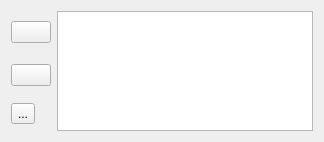
        <widget class="QWidget" name="widget" native="true">
         <property name="sizePolicy">
          <sizepolicy hsizetype="Preferred" vsizetype="Expanding">
           <horstretch>0</horstretch>
           <verstretch>0</verstretch>
          </sizepolicy>
         </property>
         <property name="minimumSize">
          <size>
           <width>0</width>
           <height>0</height>
          </size>
         </property>
         <property name="maximumSize">
          <size>
           <width>16777215</width>
           <height>16777215</height>
          </size>
         </property>
         <layout class="QGridLayout" name="gridLayout">
          <property name="sizeConstraint">
           <enum>QLayout::SetDefaultConstraint</enum>
          </property>
          <item row="0" column="2" rowspan="3">
           <widget class="QListWidget" name="routing_fromline_list">
            <property name="sizePolicy">
             <sizepolicy hsizetype="Preferred" vsizetype="Fixed">
              <horstretch>0</horstretch>
              <verstretch>0</verstretch>
             </sizepolicy>
            </property>
            <property name="minimumSize">
             <size>
              <width>0</width>
              <height>0</height>
             </size>
            </property>
            <property name="maximumSize">
             <size>
              <width>16777215</width>
              <height>120</height>
             </size>
            </property>
            <property name="toolTip">
             <string>Select waypoints from the map!</string>
            </property>
            <property name="frameShadow">
             <enum>QFrame::Sunken</enum>
            </property>
            <property name="selectionMode">
             <enum>QAbstractItemView::MultiSelection</enum>
            </property>
            <property name="resizeMode">
             <enum>QListView::Fixed</enum>
            </property>
           </widget>
          </item>
          <item row="1" column="0">
           <widget class="QPushButton" name="routing_fromline_clear">
            <property name="sizePolicy">
             <sizepolicy hsizetype="Fixed" vsizetype="Fixed">
              <horstretch>0</horstretch>
              <verstretch>0</verstretch>
             </sizepolicy>
            </property>
            <property name="toolTip">
             <string>&lt;html&gt;&lt;head/&gt;&lt;body&gt;&lt;p&gt;If waypoints are selected in the list, only these will be deleted. Else all waypoints will be deleted.&lt;/p&gt;&lt;/body&gt;&lt;/html&gt;</string>
            </property>
            <property name="text">
             <string/>
            </property>
            <property name="icon">
             <iconset>
              <normaloff>:/plugins/Valhalla/img/icon_clear.png</normaloff>:/plugins/Valhalla/img/icon_clear.png</iconset>
            </property>
           </widget>
          </item>
          <item row="0" column="0">
           <widget class="QPushButton" name="routing_fromline_map">
            <property name="sizePolicy">
             <sizepolicy hsizetype="Fixed" vsizetype="Fixed">
              <horstretch>0</horstretch>
              <verstretch>0</verstretch>
             </sizepolicy>
            </property>
            <property name="toolTip">
             <string>&lt;html&gt;&lt;head/&gt;&lt;body&gt;&lt;p&gt;Add wayoints interactively from the map canvas.&lt;/p&gt;&lt;p&gt;Double-click will terminate waypoint selection.&lt;/p&gt;&lt;/body&gt;&lt;/html&gt;</string>
            </property>
            <property name="text">
             <string/>
            </property>
            <property name="icon">
             <iconset>
              <normaloff>:/plugins/Valhalla/img/icon_add.png</normaloff>:/plugins/Valhalla/img/icon_add.png</iconset>
            </property>
           </widget>
          </item>
          <item row="2" column="0">
           <widget class="QToolButton" name="routing_import_locations">
            <property name="text">
             <string>...</string>
            </property>
            <property name="icon">
             <iconset theme=":images/themes/default/mActionSharingImport.svg">
              <normaloff>.</normaloff>.</iconset>
            </property>
           </widget>
          </item>
         </layout>
        </widget>
